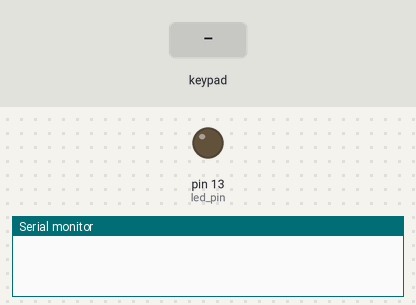
A sketch run on a simulated Arduino Uno, built with avr-gcc and run on an emulated ATmega328P. On the bench: output pins drawn as LEDs (lit = HIGH), the last lines printed to the serial monitor. Dashed ring = blinking. The inputs (shaded band) are chosen by the test bench.

Above: at 1.2 s.
1.3 s: keypad keys 2 3 4 5 pressed 0.4 s apart
At 1.75 s:
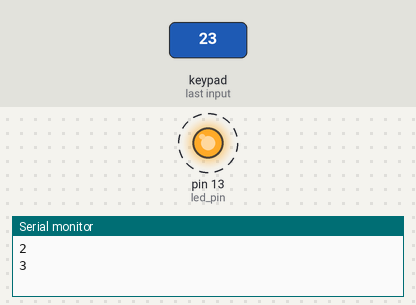
4.4 s: key 'A' pressed
At 5.6 s:
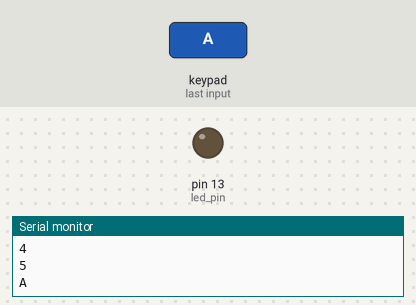
5.9 s: key 'B' pressed
At 7.1 s:
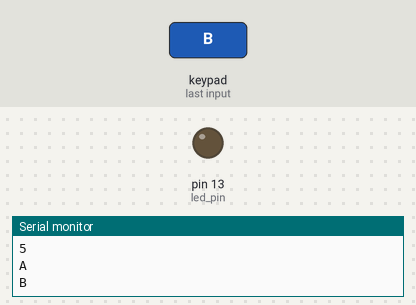
7.4 s: keypad keys 2 3 4 5 # pressed 0.4 s apart
At 9.4 s:
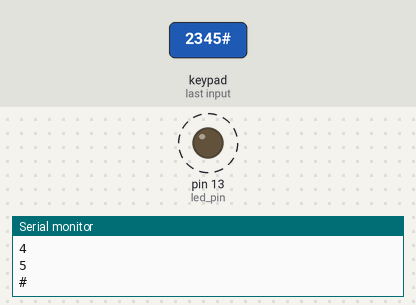
10.9 s: key 'C' pressed
At 11.9 s:
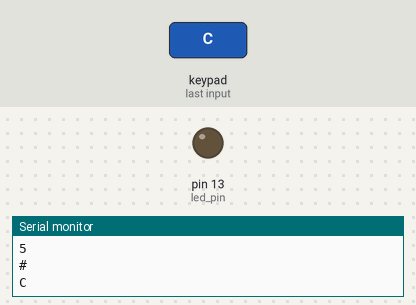
12.4 s: keypad keys 2 3 4 5 * pressed 0.4 s apart
At 12.65 s:
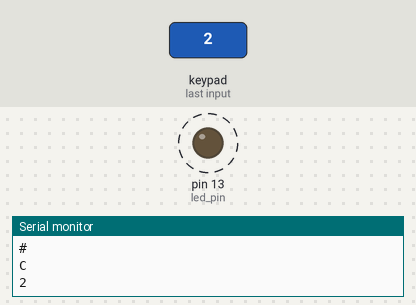
Timing chart, 0 to 15.6 s (numbered marks = the images above; inputs shaded):
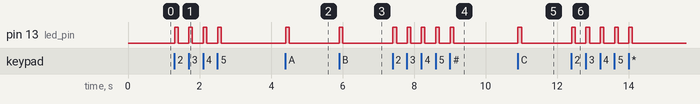

Measured:
- after the input at 1.3 s, pin 13 (led_pin): alternates HIGH for 0.10 s and LOW for 0.30 s, 8 changes in all, then stays LOW, starting at once
- after the input at 4.4 s, pin 13 (led_pin): LOW → HIGH at once, → LOW 0.10 s later
- after the input at 5.9 s, pin 13 (led_pin): LOW → HIGH at once, → LOW 0.10 s later
- after the input at 7.4 s, pin 13 (led_pin): alternates HIGH for 0.10 s and LOW for 0.30 s, 10 changes in all, then stays LOW, starting at once
- after the input at 10.9 s, pin 13 (led_pin): LOW → HIGH at once, → LOW 0.10 s later
- after the input at 12.4 s, pin 13 (led_pin): alternates HIGH for 0.10 s and LOW for 0.30 s, 10 changes in all, then stays LOW, starting at once

The sketch:

keypad_arduinoMega_working.ino
```cpp
 #include <Keypad.h>

int led_pin=13;
const byte ROWS = 4; //four rows
const byte COLS = 4; //four columns
//define the cymbols on the buttons of the keypads
char hexaKeys[ROWS][COLS] = {
  {'1','2','3','A'},
  {'4','5','6','B'},
  {'7','8','9','C'},
  {'*','0','#','D'}
};
byte rowPins[ROWS] = {2,3,4,5}; //connect to the row pinouts of the keypad
byte colPins[COLS] = {6,7,8,9}; //connect to the column pinouts of the keypad

//initialize an instance of class NewKeypad
Keypad customKeypad = Keypad( makeKeymap(hexaKeys), rowPins, colPins, ROWS, COLS);

void setup(){
  pinMode(led_pin,OUTPUT);
  Serial.begin(9600);
}

void loop(){
  char customKey = customKeypad.getKey();

  if (customKey){
    digitalWrite(led_pin,HIGH);
    Serial.println(customKey);
    delay(100);
  }
   else digitalWrite(led_pin,LOW);
}
```
